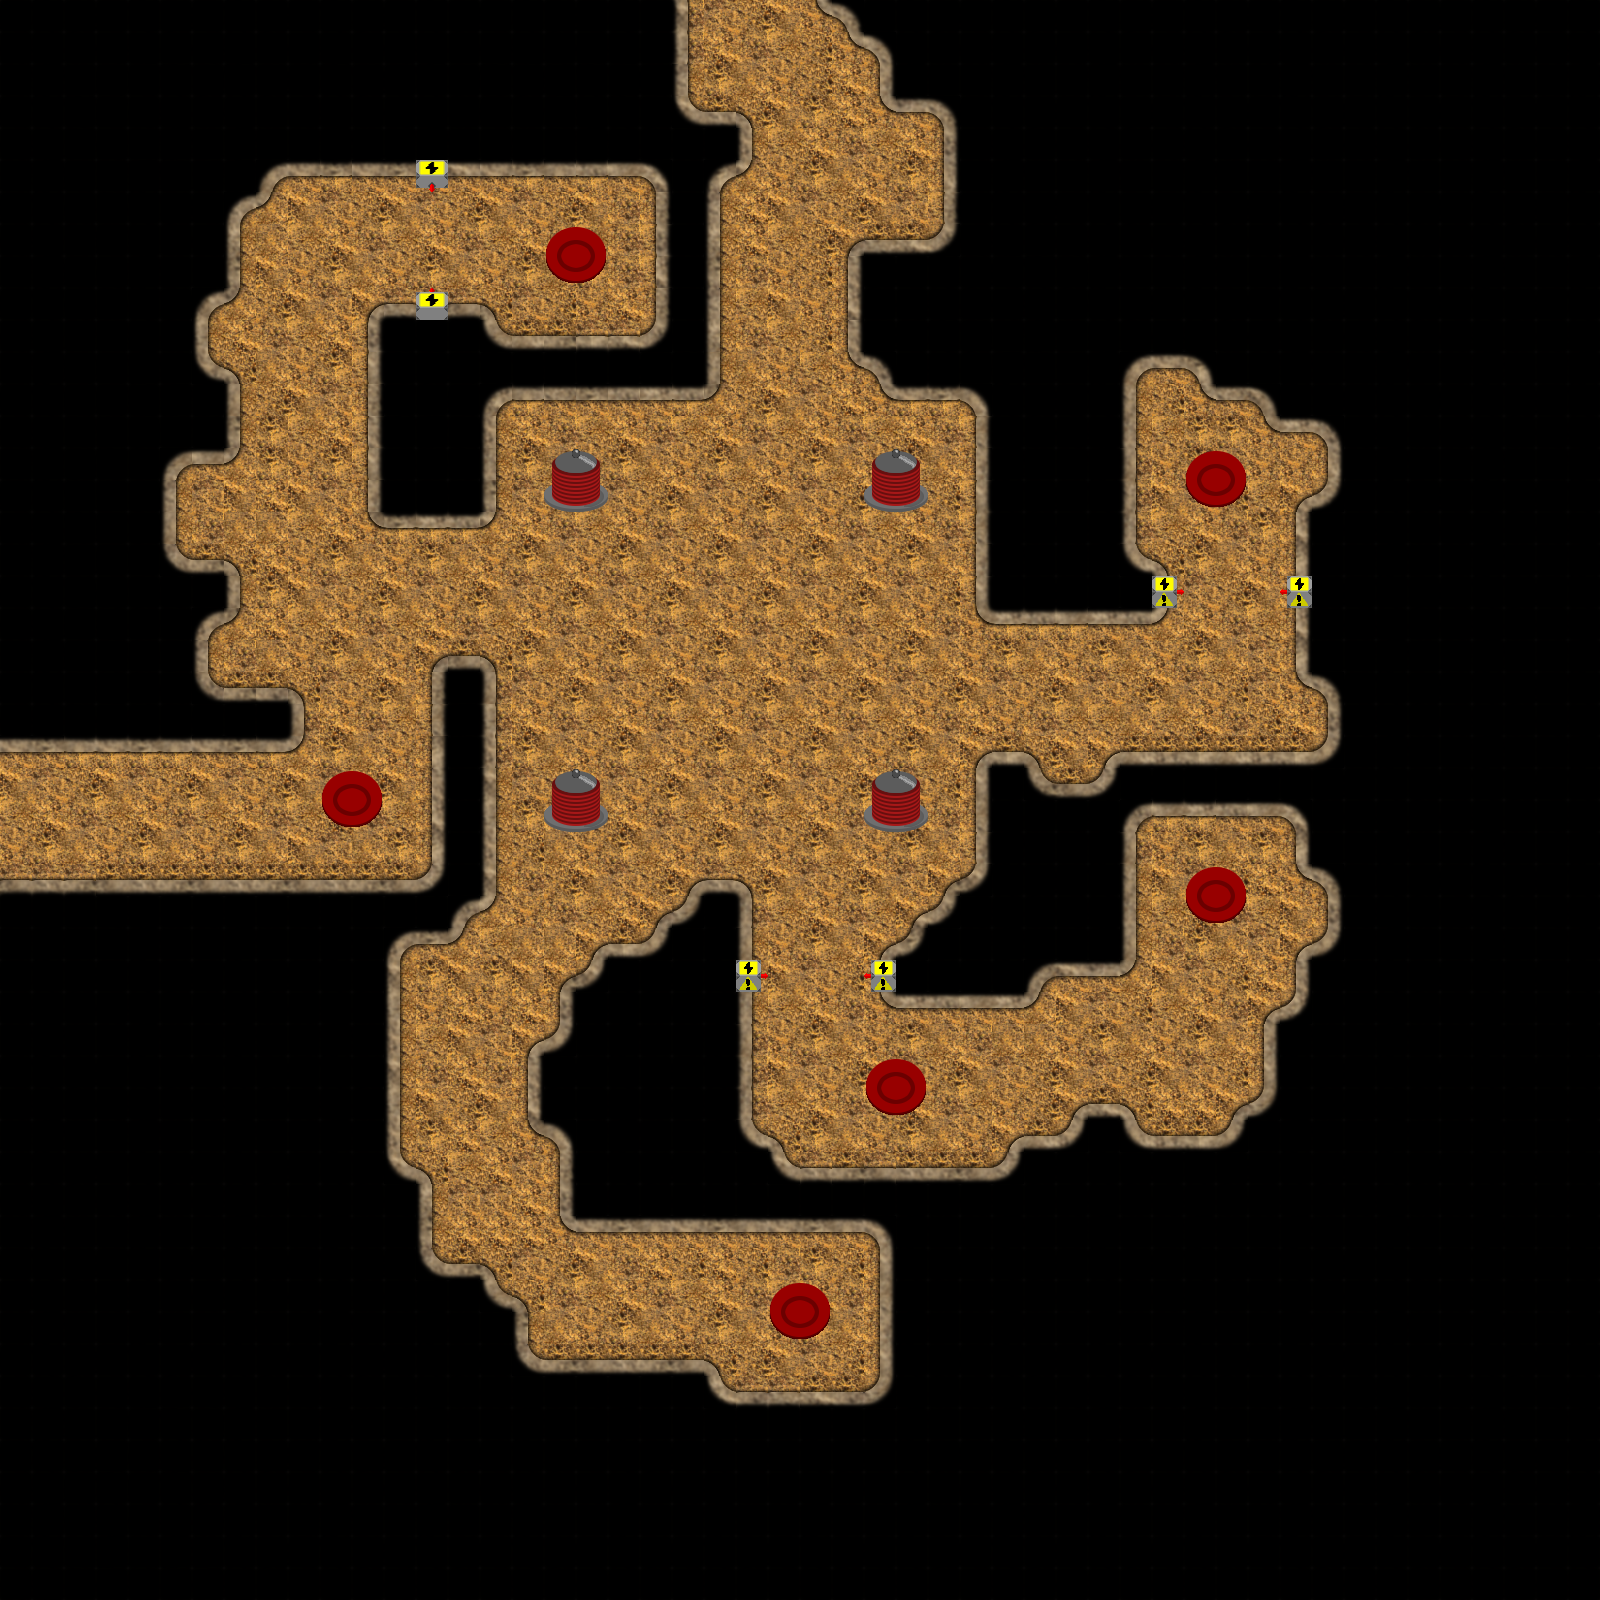

A level layout from a 2D game, rendered from its tile map. Below: a short description, then the map file with tile-grid data replaced by summaries:
An orthogonal 50x50 tile map with 32x32 px tiles, 3 tile layers (ground, ground-deco, buttons), 2 hidden layers not drawn and 19 objects (player-start, battery, barrier1, button1, button2, ...).

<map version="1.0" orientation="orthogonal" renderorder="right-down" width="50" height="50" tilewidth="32" tileheight="32" nextobjectid="22">
 <tileset firstgid="1" name="tilemap" tilewidth="32" tileheight="32" tilecount="1024" columns="32">
  <image source="tilemap.png" width="1024" height="1024" />
  <terraintypes>
   <terrain name="Pfad" tile="-1" />
   <terrain name="Wand" tile="-1" />
  </terraintypes>
  <tile id="132" terrain="0,0,0,0" />
  <tile id="133" terrain="0,0,0,0" />
  <tile id="134" terrain="0,0,0,0" />
  <tile id="135" terrain="0,0,0," />
  <tile id="137" terrain="0,0,,0" />
  <tile id="138" terrain=",,,0" />
  <tile id="139" terrain=",,0,0" />
  <tile id="140" terrain=",,0," />
  <tile id="164" terrain="0,0,0,0" />
  <tile id="165" terrain="0,0,0,0" />
  <tile id="166" terrain="0,0,0,0" />
  <tile id="170" terrain=",0,,0" />
  <tile id="171" terrain="0,0,0,0" />
  <tile id="172" terrain="0,,0," />
  <tile id="196" terrain="0,0,0,0" />
  <tile id="197" terrain="0,0,0,0" />
  <tile id="198" terrain="0,0,0,0" />
  <tile id="199" terrain="0,,0,0" />
  <tile id="201" terrain=",0,0,0" />
  <tile id="202" terrain=",0,," />
  <tile id="203" terrain="0,0,," />
  <tile id="204" terrain="0,,," />
  <tile id="289" terrain=",,,1" />
  <tile id="290" terrain=",,1,1" />
  <tile id="291" terrain=",,1," />
  <tile id="321" terrain=",1,,1" />
  <tile id="322" terrain="1,1,1,1" />
  <tile id="323" terrain="1,,1," />
  <tile id="353" terrain=",1,," />
  <tile id="354" terrain="1,1,," />
  <tile id="355" terrain="1,,," />
 </tileset>
 <layer name="ground" width="50" height="50">
  <data>[2500 cells, 2500 non-empty, 9 distinct tile ids]</data>
 </layer>
 <layer name="ground-deco" width="50" height="50">
  <data>[2500 cells, 2500 non-empty, 27 distinct tile ids]</data>
 </layer>
 <layer name="ground-shadows" width="50" height="50" visible="0">
  <data>[2500 cells, 0 non-empty, 0 distinct tile ids]</data>
 </layer>
 <layer name="buttons" width="50" height="50">
  <data>[2500 cells, 46 non-empty, 12 distinct tile ids]</data>
 </layer>
 <objectgroup name="meta">
  <object id="1" name="player-start" x="96" y="800" width="32" height="32" />
  <object id="2" name="battery" x="864" y="160" width="32" height="32">
   <properties>
    <property name="on-load" value="battery 10.0 -1.0" />
   </properties>
  </object>
  <object id="4" name="barrier1" x="768" y="960" width="96" height="32">
   <properties>
    <property name="on-load" value="barrier on -1.0" />
   </properties>
  </object>
  <object id="5" name="button1" x="768" y="1280" width="64" height="64">
   <properties>
    <property name="on-activate" value="barrierToggle barrier1" />
    <property name="on-deactivate" value="barrierToggle barrier1" />
    <property name="on-load" value="button off" />
   </properties>
  </object>
  <object id="6" name="button2" x="1184" y="864" width="64" height="64">
   <properties>
    <property name="on-activate" value="barrierToggle barrier2" />
    <property name="on-deactivate" value="barrierToggle barrier2" />
    <property name="on-load" value="button off" />
   </properties>
  </object>
  <object id="7" name="barrier2" x="1184" y="576" width="96" height="32">
   <properties>
    <property name="on-load" value="barrier on -2" />
   </properties>
  </object>
  <object id="8" name="barrier3" x="416" y="192" width="32" height="96">
   <properties>
    <property name="on-load" value="barrier on 2" />
   </properties>
  </object>
  <object id="9" name="buttonT1" x="320" y="768" width="64" height="64">
   <properties>
    <property name="on-activate" value="coilOn coilT1" />
    <property name="on-deactivate" value="coilOff coilT1" />
    <property name="on-load" value="button blue" />
   </properties>
  </object>
  <object id="10" name="coilT1" x="544" y="768" width="64" height="64">
   <properties>
    <property name="on-activate" value="dec counter" />
    <property name="on-deactivate" value="inc counter" />
    <property name="on-load" value="coil off boss" />
   </properties>
  </object>
  <object id="11" name="buttonT2" x="544" y="224" width="64" height="64">
   <properties>
    <property name="on-activate" value="coilOn coilT2" />
    <property name="on-deactivate" value="coilOff coilT2" />
    <property name="on-load" value="button blue" />
   </properties>
  </object>
  <object id="12" name="buttonT3" x="864" y="1056" width="64" height="64">
   <properties>
    <property name="on-activate" value="coilOn coilT3" />
    <property name="on-deactivate" value="coilOff coilT3" />
    <property name="on-load" value="button blue" />
   </properties>
  </object>
  <object id="13" name="buttonT4" x="1184" y="448" width="64" height="64">
   <properties>
    <property name="on-activate" value="coilOn coilT4" />
    <property name="on-deactivate" value="coilOff coilT4" />
    <property name="on-load" value="button blue" />
   </properties>
  </object>
  <object id="14" name="coilT4" x="864" y="448" width="64" height="64">
   <properties>
    <property name="on-activate" value="dec counter" />
    <property name="on-deactivate" value="inc counter" />
    <property name="on-load" value="coil off boss" />
   </properties>
  </object>
  <object id="15" name="coilT2" x="544" y="448" width="64" height="64">
   <properties>
    <property name="on-activate" value="dec counter" />
    <property name="on-deactivate" value="inc counter" />
    <property name="on-load" value="coil off boss" />
   </properties>
  </object>
  <object id="16" name="coilT3" x="864" y="768" width="64" height="64">
   <properties>
    <property name="on-activate" value="dec counter" />
    <property name="on-deactivate" value="inc counter" />
    <property name="on-load" value="coil off boss" />
   </properties>
  </object>
  <object id="17" name="boss-start" x="640" y="544" width="192" height="192" />
  <object id="19" name="counter" x="416" y="448" width="32" height="32">
   <properties>
    <property name="on-load" value="counter 4" />
    <property name="on-zero" value="zap coilT1 boss;zap coilT2 boss;zap coilT3 boss;zap coilT4 boss;timerSet timer 2.0;teleport 25 22" />
   </properties>
  </object>
  <object id="20" name="endTrigger" x="672" y="32" width="224" height="32">
   <properties>
    <property name="on-enter" value="win" />
    <property name="on-exit" value="" />
    <property name="on-load" value="trigger" />
   </properties>
  </object>
  <object id="21" name="timer" x="416" y="384" width="32" height="32">
   <properties>
    <property name="on-load" value="timer -1.f" />
    <property name="on-zero" value="kill boss" />
   </properties>
  </object>
 </objectgroup>
 <layer name="walk" width="50" height="50" visible="0" opacity="0.65">
  <data>[2500 cells, 2500 non-empty, 2 distinct tile ids]</data>
 </layer>
</map>
